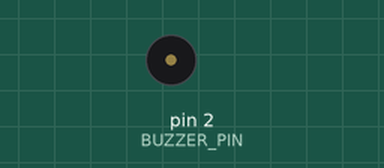
The sketch below on a simulated Arduino Uno, built with avr-gcc and run on an emulated ATmega328P. Parts: buzzer (waves = sounding).

Above: at 0.2 s.
At 2.92 s:
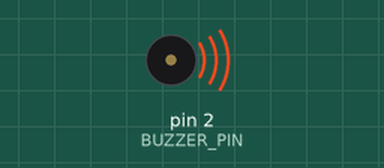
Timing chart, 0 to 3.2 s (numbered marks = the images above):
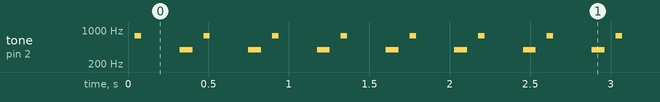

Measured:
- by itself, tone on pin 2 (BUZZER_PIN): repeats every 0.43 s: silent 0.24 s, 392 Hz 0.08 s, silent 0.07 s, 769 Hz 0.04 s

The sketch:

buzzer2.ino
```cpp
#define BUZZER_PIN 2  // GPIO4 ist der Buzzer-Pin

void playTone(int frequency, int duration) {
  digitalWrite(BUZZER_PIN, HIGH);
  delayMicroseconds(1000000 / frequency / 2);
  digitalWrite(BUZZER_PIN, LOW);
  delayMicroseconds(1000000 / frequency / 2);
}

void setup() {
  pinMode(BUZZER_PIN, OUTPUT);
}

void loop() {
  // Alarm-Ton: Wechsel zwischen zwei Frequenzen
  for (int i = 0; i < 20; i++) {
    playTone(800, 250);  // Ton mit 800 Hz für 250 ms
  }
  delay(250);  // Pause zwischen Alarmzyklen
  for (int i = 0; i < 20; i++) {
    playTone(400, 250);  // Ton mit 400 Hz für 250 ms
  }
  delay(100);  // kurze Pause
}
```
